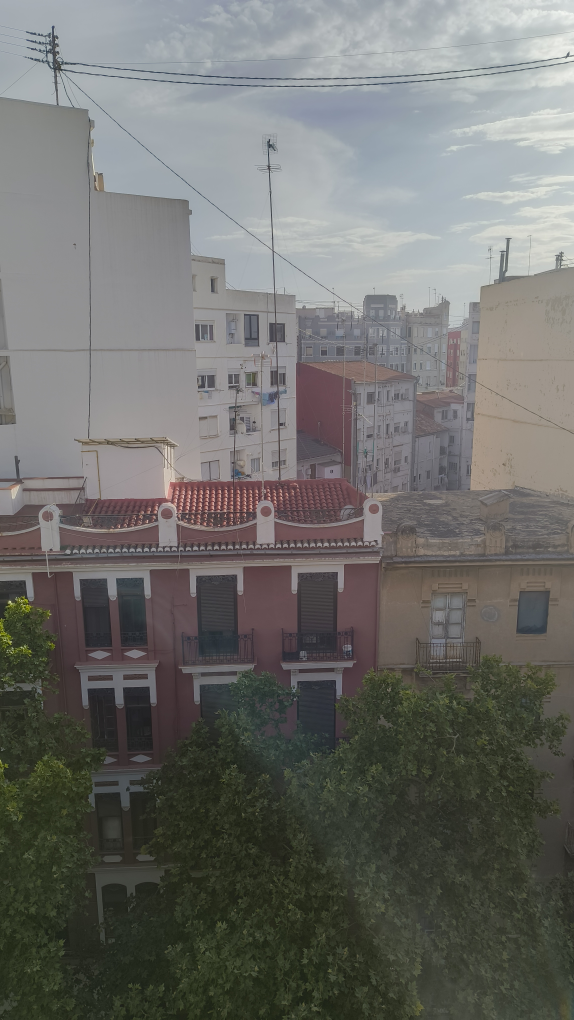
#> input picture imagenes/img1.jpg, 2296 x 4080 px (shown at 1/4 size); its folder holds 3 pictures in this run
$ python Stitcher_errores.py
#> lines starting #> are read from the running program, lines starting #| are printed output that depends on the picture; after the words box and inside, x2 and y2 are one past the last pixel; in counts of white or black regions, pixels touching at a corner belong together
import cv2
import glob

# Listar tus imágenes
image_files = sorted(glob.glob('imagenes/*.jpg'))  # Cambia la ruta

# Leerlas todas en una lista
images = [cv2.imread(f) for f in image_files]
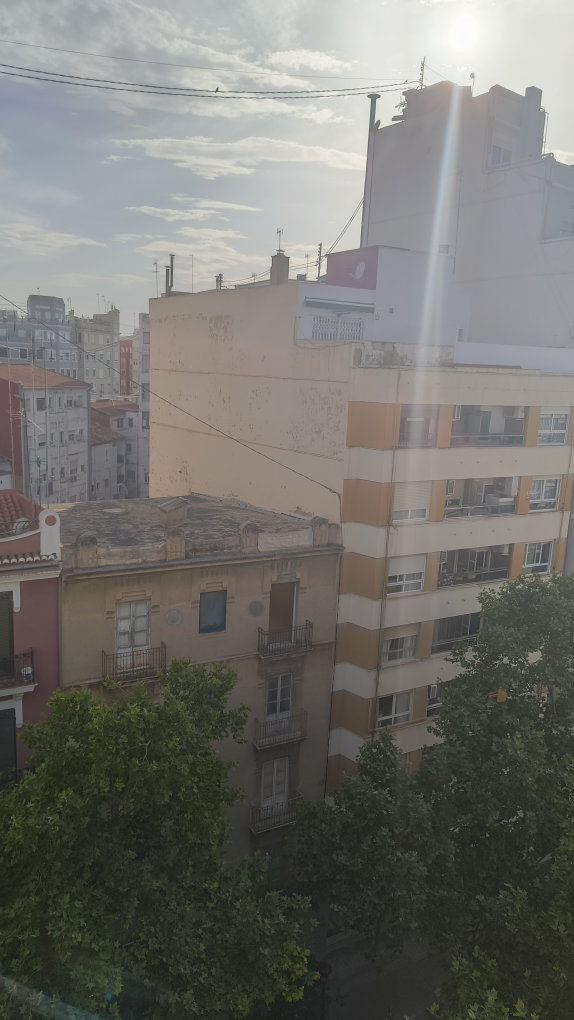
#> input picture imagenes/img2.jpg, 2296 x 4080 px (shown at 1/4 size)
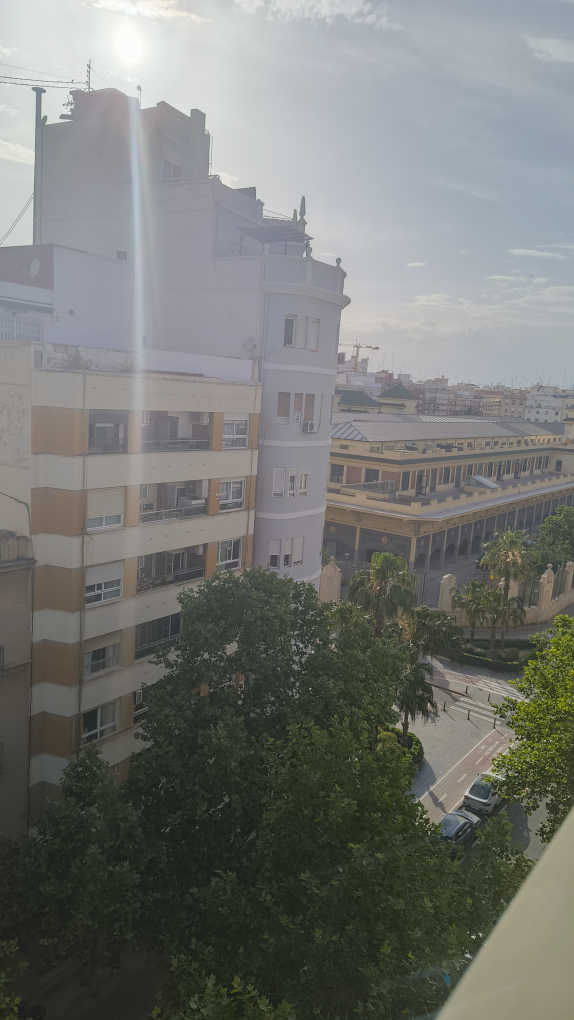
#> input picture imagenes/img3.jpg, 2296 x 4080 px (shown at 1/4 size)
#> images = 3 items

# Crear el stitcher
stitcher = cv2.Stitcher_create()

# Intentar coserlas
status, stitched = stitcher.stitch(images)
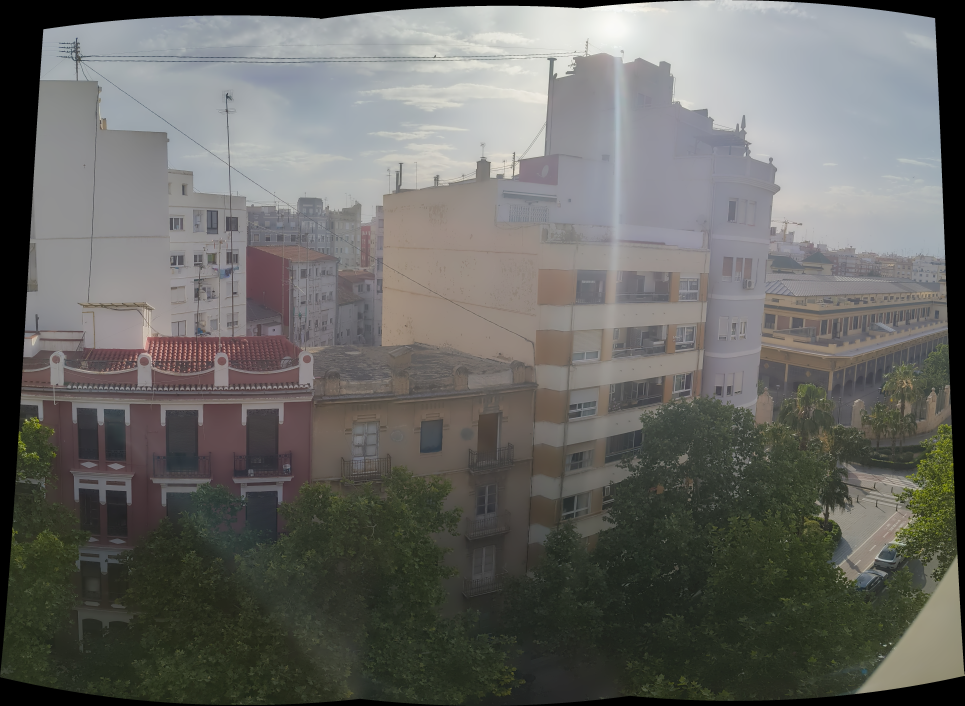
#> stitched: shape (3529, 4822, 3) (shown at 1/5 size); mean of channels 0, 1, 2 100.7, 104.4, 104.3; drawn as B, G, R
#> status = 0

# [13 lines of commented-out code are left out]
gray = cv2.cvtColor(stitched, cv2.COLOR_BGR2GRAY)
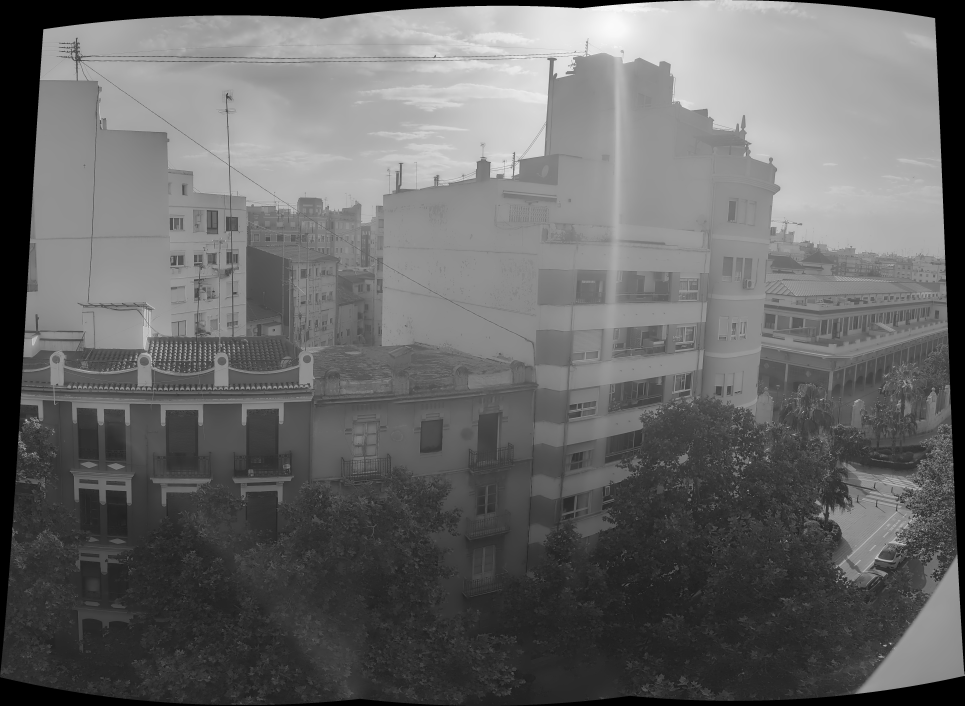
#> gray: shape (3529, 4822) (shown at 1/5 size); min 0, max 254, mean 103.9

# Crear una máscara binaria de los píxeles válidos (no negros)
# Aquí consideramos que negro puro (0) es fondo, >0 es imagen
_, thresh = cv2.threshold(gray, 1, 255, cv2.THRESH_BINARY)
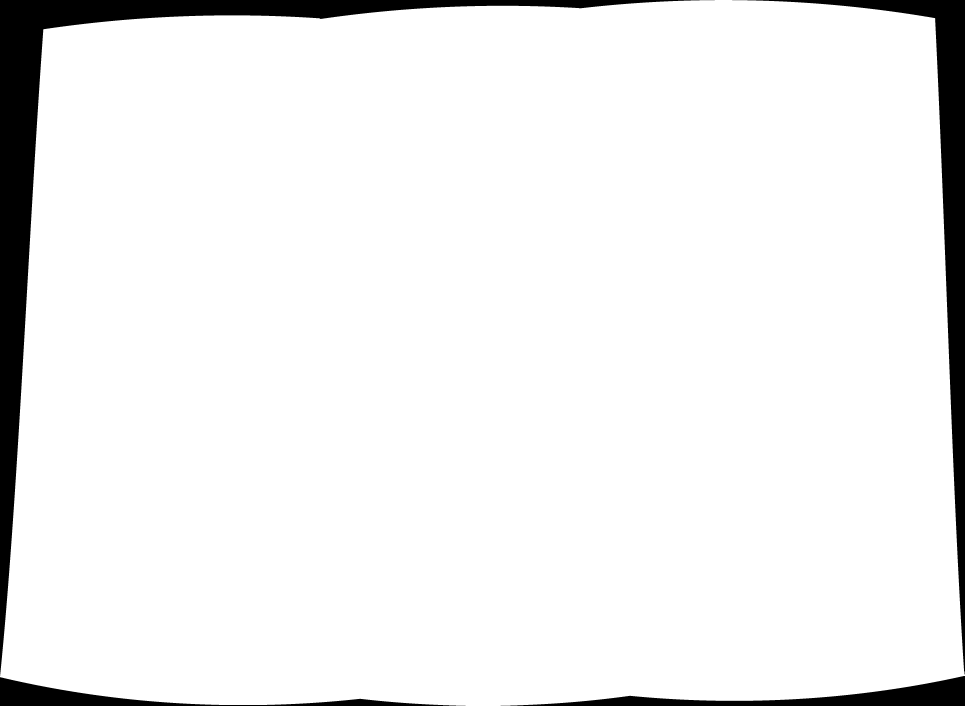
#> thresh: shape (3529, 4822) (shown at 1/5 size); 93.6% white; 4 black regions

# Encontrar los contornos
contours, _ = cv2.findContours(thresh, cv2.RETR_EXTERNAL, cv2.CHAIN_APPROX_SIMPLE)
#> contours = 1 contour; box (x1, y1, x2, y2) and area: (0, 0, 4822, 3529) 15926856

# Encontrar el rectángulo delimitador más grande
max_area = 0
best_rect = None
for cnt in contours:
    x, y, w, h = cv2.boundingRect(cnt)
    area = w * h
    if area > max_area:
        max_area = area
        best_rect = (x, y, w, h)
#> this loop made 1 pass
#> (x, y, w, h, area, max_area) on pass 1: (0, 0, 4822, 3529, 17016838, 17016838)
#> after the loop, max_area = 17016838

# Recortar usando el rectángulo encontrado
if best_rect is not None:
    x, y, w, h = best_rect
    cropped = stitched[y:y+h, x:x+w]

    # Mostrar y guardar el resultado final
    cv2.imshow("Recorte", cropped)
    cv2.imwrite("stitched_panorama_cropped.jpg", cropped)
    cv2.waitKey(0)
    cv2.destroyAllWindows()
else:
    print("No se encontró un área válida para recortar.")
